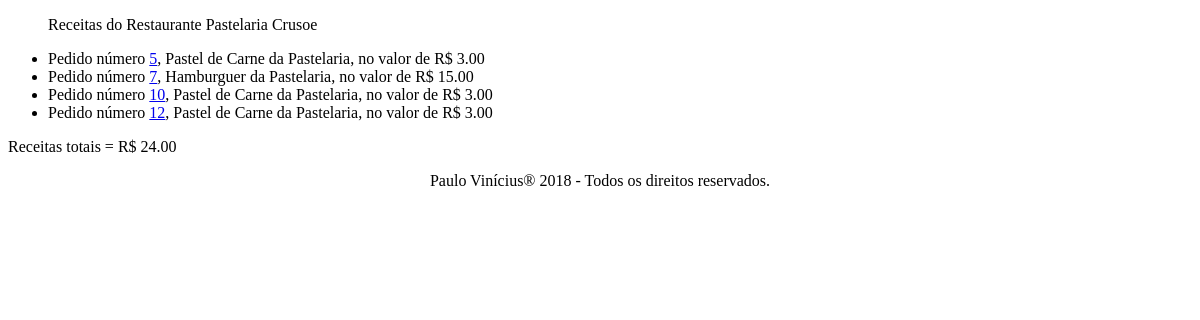
/receitas/5 (signed in), run on an earlier commit of the app's database.
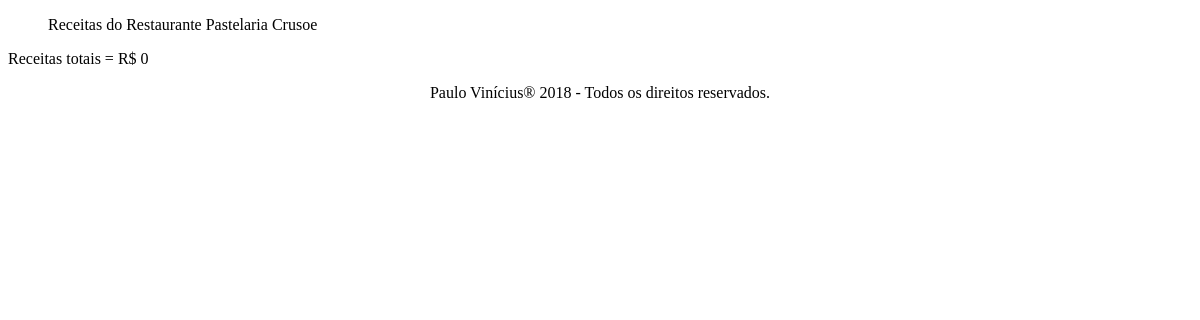
And on a later commit of the database.
### restaurantes/models.py (models this page shows, shortened)
class Restaurante(models.Model):
    nome_restaurante = models.CharField(max_length=100)
    endereco = models.CharField(max_length=150)
    class Meta:
        ordering = ['id']

### pedidos/models.py (models this page shows)
class Pedido(models.Model):
    pessoas = models.ForeignKey(Pessoa, verbose_name="Lista de clientes cadastrados", on_delete=models.PROTECT)
    produtos = models.ForeignKey(Produto, verbose_name="Lista de Produtos", default=None, on_delete=models.PROTECT)
    data = models.DateField()
    def __str__(self):
        return str(self.pk + 1)
    class Meta:
        ordering = ["pk"]
        verbose_name_plural = "pedidos"

### produtos/models.py (models this page shows)
class Produto(models.Model):
    nome_produto = models.CharField(max_length=30)
    descricao = models.CharField(max_length=150)
    restaurante = models.ForeignKey(Restaurante, verbose_name="Lista de Restaurantes Cadastrados", on_delete=models.PROTECT, default=None)
    valor = models.DecimalField(max_digits=6, decimal_places=2, default=0.00)
    def __str__(self):
        return self.descricao
    class Meta:
        ordering = ['nome_produto']

### pedidos/views.py (the view)
# urls.py: path('receitas/<int:id>', receitas),
@login_required
def receitas(request, id):
    restaurante = Restaurante.objects.get(id=id)
    if restaurante:
        lista = []
        pedidos = Pedido.objects.filter(produtos__restaurante=id)
        valor = 0
        for pedido in pedidos:
            valor += pedido.produtos.valor
        for pedido in pedidos:
            lista.append(pedido)
        return render(request, 'receitas.html', {'lista': lista, 'restaurante': restaurante, 'valor': valor})
    else:
        return render(request, 'receitas.html', {'lista': None, 'restaurante': 'Nenhum restaurante encontrado'})

### template/receitas.html (shortened to what this page needs)
<!doctype html>
<html lang="en">
<head>
</head>
<body>
    <ul><p> Receitas do Restaurante {{ restaurante.nome_restaurante }}</p>
        {% for l in lista %}
        <li>Pedido número <a href="http://localhost:8000/admin/pedidos/pedido/{{l}}/change/"> {{l}}</a>,
            {{l.produtos}}, no valor de R$ {{l.produtos.valor}}</li>
        {% endfor %}
    </ul>
    <p> Receitas totais = R$ {{valor}}</p>
<footer> <p align="center">Paulo Vinícius® 2018 - Todos os direitos reservados. </p> </footer>
</body>
</html>

What changed in the data, as far as the page shows it:
removed Pedido: id "5", produtos "Pastel de Carne da Pastelaria", produtos.valor "3.00"
removed Pedido: id "7", produtos "Hamburguer da Pastelaria", produtos.valor "15.00"
removed Pedido: id "10", produtos "Pastel de Carne da Pastelaria", produtos.valor "3.00"
removed Pedido: id "12", produtos "Pastel de Carne da Pastelaria", produtos.valor "3.00"
Also different on the page:
{{ valor }}: "24.00" → "0"
